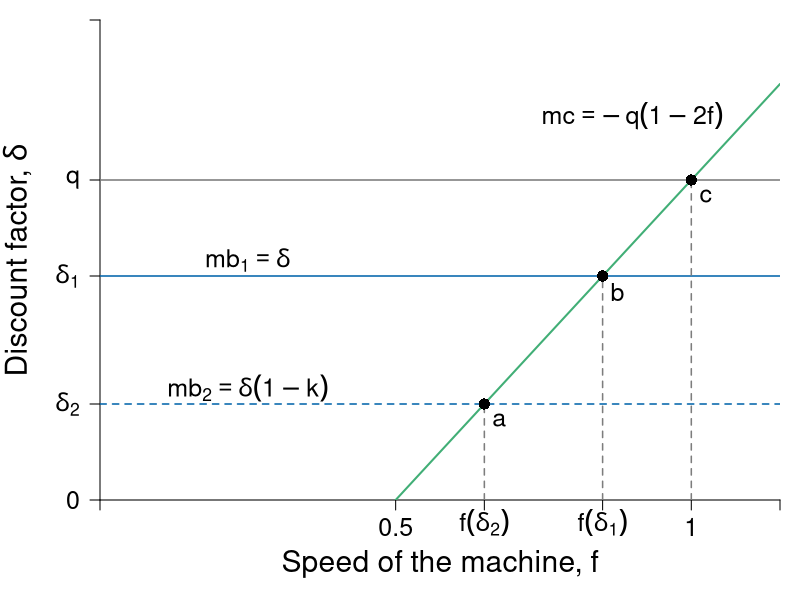

This chart was generated by the following R code:
#Graph Designer: Simon Halliday, Scott Cohn
#Authors: Bowles and Halliday
#Title: Coordination, Conflict and Competition: A Text in Microeconomics

require(shape)
pdf(file = "credit/credit_equity_mb.pdf", width = 7, height = 7)

#Set parameters for graphics
pointsize <- 1.8
axislabelsize <- 1.8
labelsize <- 1.5
namesize <- 1.8
annotatesize <- 1.5
graphlinewidth <- 2
segmentlinewidth <- 1.5

COL <- c("#7fc97f", "#beaed4", "#fdc086", "#ffff99", "#386cb0", "#f0027f", "#bf5b17", "#666666")
COLA <- c("#e0f3db", "#99d8c9","#66c2a4","#41ae76", "#238b45", "#005824")
COLB <- c("#c6dbef", "#4eb3d3", "#2b8cbe", "#0868ac","#084081")
COLC <- c("#fcfbfd", "#efedf5", "#dadaeb", "#bcbddc", "#9e9ac8", "#807dba", "#6a51a3", "#54278f", "#3f007d")
grays <- gray.colors(25, start = 1, end = 0)

par(mar =  c(5, 5, 1, 1))

mc <- function(f, mu = 2) {
  -mu + 2*mu*f
}


xlims <- c(0, 1.15)
ylims <- c(0, 3)

npts <- 501 
x <- seq(xlims[1], xlims[2], length.out = npts)
y <- seq(ylims[1], ylims[2], length.out = npts) 
a <- c(46.08, 55, 64)
b <- c(46.08, 55, 64)

plot(0, 0, xlim = xlims, ylim = ylims, type = "n",
     xlab = expression(paste("")),
     ylab = expression(paste("")), 
     xaxt = "n", 
     yaxt = "n", 
     cex.lab = axislabelsize, 
     bty = "n",
     xaxs = "i", 
     yaxs = "i")


ticksy <- c(0, mc(f = 0.65), mc(f = 0.85), 2, ylims[2])
ylabels <- c(0, expression(paste(delta[2])), expression(paste(delta[1])), expression(paste(q)), NA)
ticksx <- c(0, 0.5, 0.65, 0.85, 1, xlims[2])
xlabels <- c(NA, 0.5, expression(paste(f*(delta[2]) )), expression(paste(f*(delta[1]) )), 1.0, NA)

axis(1, at = ticksx, pos = 0, labels = xlabels, cex.axis = labelsize)
axis(2, at = ticksy, pos = 0, labels = ylabels, las = 1, cex.axis = labelsize)

npts <- 500 
xx1 <- seq(xlims[1], xlims[2], length.out = npts)

#Lines for mrs graph
lines(xx1, mc(xx1, mu = 2), col = COLA[4], lwd = graphlinewidth)
#lines(xx1, mrpL(xx1, pmax = 15), col = COLA[4], lty = 2, lwd = segmentlinewidth)

#Label axes
#mtext(expression(paste("Speed of the machine, ", f)), side = 1, line = 2.5, cex = axislabelsize)
text(-0.14, 0.5*(ylims[2] + ylims[1]), expression(paste("Discount factor, ", delta )), xpd = TRUE, cex = axislabelsize, srt = 90) 
text(0.5*(xlims[2]), -0.4, expression(paste("Speed of the machine, ", f)), xpd = TRUE, cex = axislabelsize) 


text(0.9, 2.4, expression(paste(mc == -q*(1 - 2*f) )), cex = labelsize)
text(0.25, 1.5, expression(paste(mb[1] == delta )), cex = labelsize)
text(0.25, 0.7, expression(paste(mb[2] == delta*(1 - k) )), cex = labelsize)

Arrows(2, 9, 6.8, 9, col = "black", lty = 1, code = 2, lwd = 2, arr.type = "triangle", arr.lwd = 0.5)
text(3.5, 10, expression(paste("Increase in ", frac(dy, dl))), cex = labelsize)

text(9.3, 12, expression(paste(frac(dy, dl) == phantom())), cex = labelsize)
text(11, 12.3, expression(paste("marginal")), cex = labelsize)
text(11, 11.7, expression(paste("benefit")), cex = labelsize)
Arrows(11, 11.3, 11, 2.4, col = "black", lty = 1, code = 2, lwd = 2, arr.type = "triangle", arr.lwd = 0.5)

segments(0.65, 0, 0.65, mc(f = 0.65), lty = 2, col = grays[20] , lwd = segmentlinewidth)
segments(0, mc(f = 0.65), xlims[2], mc(f = 0.65), lty = 2, col = COLB[4] , lwd = segmentlinewidth)
segments(0.85, 0, 0.85, mc(f = 0.85), lty = 2, col = grays[20] , lwd = segmentlinewidth)
segments(0, mc(f = 0.85), xlims[2], mc(f = 0.85), lty = 1, col = COLB[4] , lwd = segmentlinewidth)
segments(1, 0, 1, mc(f = 1), lty = 2, col = grays[20] , lwd = segmentlinewidth)
segments(0, mc(f = 1), xlims[2], mc(f = 1), lty = 1, col = grays[20] , lwd = segmentlinewidth)

points(1, mc(1), pch = 16, col = "black", cex = 1.5)
points(0.85, mc(0.85), pch = 16, col = "black", cex = 1.5)
points(0.65, mc(0.65), pch = 16, col = "black", cex = 1.5)

text(1 + 0.025, mc(1) - 0.1, expression(paste(c)), cex = labelsize)
text(0.85 + 0.025, mc(0.85) - 0.1, expression(paste(b)), cex = labelsize)
text(0.65 + 0.025, mc(0.65) - 0.1, expression(paste(a)), cex = labelsize)


#Label Demand
text(13, 1, expression(paste(mb[1])), cex = labelsize)
text(19.5, 1, expression(paste(mb[2])), cex = labelsize)

dev.off()
